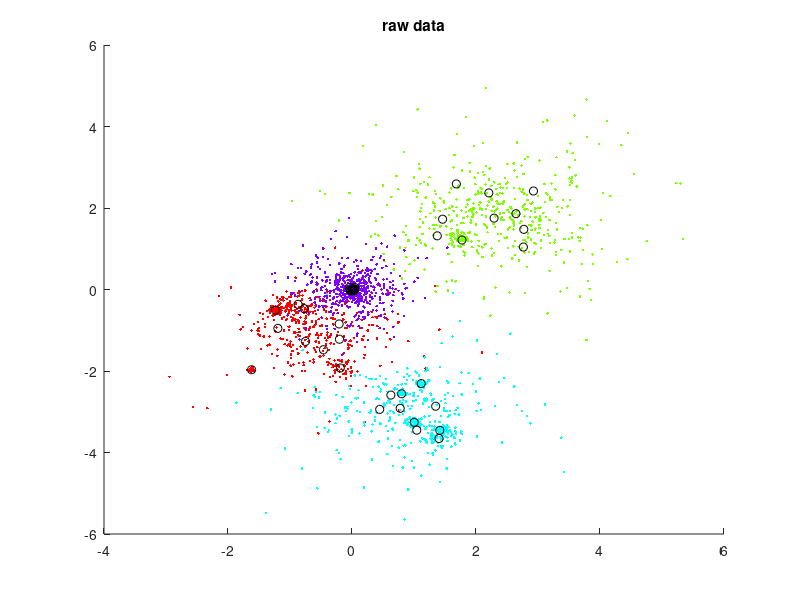

MATLAB code to generate this figure: (Note: this script raises an error after producing the figure.)
addpath '../suffclass';

tic
numclasses = 4;
numgroupsperclass = 10;
numpointspergroup = 50;
numinitialclassesperclass = 1;

groupsizefactor = 0.5;

% setup classes
classsize = [2,2,1.5,0.1];
classcenters = [[-1,-1];[2,2];[1,-3];[0,0]];

groupcenters = rand(numgroupsperclass,2,numclasses) - 0.5;

for i=1:numclasses,
   groupcenters(:, :, i) = groupcenters(:,:, i)*classsize(i) + repmat(classcenters(i,:),numgroupsperclass,1);
end

p = zeros(numclasses,numgroupsperclass,numpointspergroup,2);
%p = [];

%generate group points
figure(1);
clf;
hold on;
colmap = colormap(hsv(numclasses));
for i=1:numclasses,
    
    classcol = colmap(i,:);
    
    for j=1:numgroupsperclass,        
        p(i,j,:,:) = randn(numpointspergroup,2)*abs(randn)*groupsizefactor + repmat(groupcenters(j,:,i),numpointspergroup,1);
        
        % plot group points
        plot(reshape(p(i,j,:,1),numpointspergroup,1),reshape(p(i,j,:,2),numpointspergroup,1),'.','Color',classcol);       
    end
    
    % plot group centers for class
    plot(groupcenters(:,1,i),groupcenters(:,2,i),'ok');
end
title 'raw data';
hold off;


% create suff stats
suffs = cell(numclasses*numgroupsperclass,1);

emptystat = suffstat(1,zeros(2,1));

index = 1;
for i=1:numclasses,
    for j=1:numgroupsperclass,
        grouppoints = reshape(p(i,j,:,:),numpointspergroup,2);
%         figure(100 + j);
%         hold on;
        suffs{index} = suffstat(emptystat, grouppoints, numpointspergroup, ones(numpointspergroup,1));
        
%         pot = suffpot(suffs{index});      
%         plot(grouppoints(:,1),grouppoints(:,2),'.');        
%         ellipse(pot.mean,1,pot.cov,'-k');
%         hold off;
        index = index +1;
    end
end


classes = zeros(numclasses*numgroupsperclass,1);
% set some initial classes
for i=1:numclasses,
    add = [1:numinitialclassesperclass];
    classes((i-1)*numgroupsperclass + add) = i;    
end

% plot initial assignments
suffclass_test_plot2(2,suffs,classes,0,1);
title 'seed points + group covariance';

% classify
[pot,cl,confus] = suffcov(suffs,classes);
